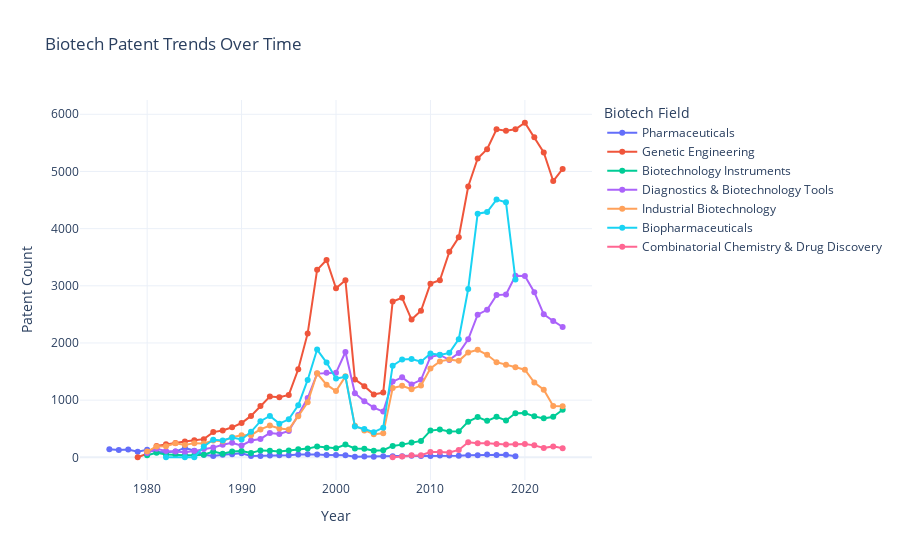

Write notebook code for a chart like this one.
### Markdown cell above
Visualize trend over time of the utilization of the given IPC codes. Note that the IPC classification has evolved over time. As such, this trend may not be directly representative of underlying patenting topic activity. It only represents IPC code utilization trends.

### Code cell
bt_pat_first_asgn_x_ipc["year"] = pd.to_datetime(bt_pat_first_asgn_x_ipc["patent_date"]).dt.year
df = bt_pat_first_asgn_x_ipc.groupby(["year", "biotech_field"]).size().reset_index(name="count")

px.line(
    df,
    x="year",
    y="count",
    color="biotech_field",
    markers=True,
    title="Biotech Patent Trends Over Time",
    labels={"year": "Year", "count": "Patent Count", "biotech_field": "Biotech Field"},
)

### Figure 1 — Plotly figure (JSON) as saved in the notebook; plotly's stock layout.template omitted (floating-point values rounded to 4 significant figures)
{"data": [{"hovertemplate": "Biotech Field=Pharmaceuticals<br>Year=%{x}<br>Patent Count=%{y}<extra></extra>", "legendgroup": "Pharmaceuticals", "line": {"color": "#636efa", "dash": "solid"}, "marker": {"symbol": "circle"}, "mode": "lines+markers", "name": "Pharmaceuticals", "orientation": "v", "showlegend": true, "type": "scatter", "x": [1976, 1977, 1978, 1979, 1980, 1981, 1982, 1983, 1984, 1985, 1986, 1987, 1988, 1989, 1990, 1991, 1992, 1993, 1994, 1995, 1996, 1997, 1998, 1999, 2000, 2001, 2002, 2003, 2004, 2005, 2006, 2007, 2008, 2009, 2010, 2011, 2012, 2013, 2014, 2015, 2016, 2017, 2018, 2019], "xaxis": "x", "y": [140, 126, 135, 96, 131, 91, 88, 100, 164, 115, 44, 25, 45, 55, 69, 24, 25, 32, 36, 34, 49, 54, 47, 42, 40, 35, 9, 13, 11, 17, 20, 17, 29, 22, 21, 33, 31, 28, 35, 36, 50, 42, 46, 18], "yaxis": "y"}, {"hovertemplate": "Biotech Field=Genetic Engineering<br>Year=%{x}<br>Patent Count=%{y}<extra></extra>", "legendgroup": "Genetic Engineering", "line": {"color": "#EF553B", "dash": "solid"}, "marker": {"symbol": "circle"}, "mode": "lines+markers", "name": "Genetic Engineering", "orientation": "v", "showlegend": true, "type": "scatter", "x": [1979, 1980, 1981, 1982, 1983, 1984, 1985, 1986, 1987, 1988, 1989, 1990, 1991, 1992, 1993, 1994, 1995, 1996, 1997, 1998, 1999, 2000, 2001, 2002, 2003, 2004, 2005, 2006, 2007, 2008, 2009, 2010, 2011, 2012, 2013, 2014, 2015, 2016, 2017, 2018, 2019, 2020, 2021, 2022, 2023, 2024], "xaxis": "x", "y": [1, 63, 198, 228, 250, 277, 297, 318, 441, 469, 525, 600, 724, 899, 1062, 1051, 1092, 1540, 2167, 3279, 3452, 2958, 3097, 1362, 1245, 1098, 1132, 2725, 2789, 2410, 2563, 3038, 3096, 3594, 3849, 4736, 5226, 5389, 5738, 5714, 5737, 5852, 5597, 5332, 4832, 5044], "yaxis": "y"}, {"hovertemplate": "Biotech Field=Biotechnology Instruments<br>Year=%{x}<br>Patent Count=%{y}<extra></extra>", "legendgroup": "Biotechnology Instruments", "line": {"color": "#00cc96", "dash": "solid"}, "marker": {"symbol": "circle"}, "mode": "lines+markers", "name": "Biotechnology Instruments", "orientation": "v", "showlegend": true, "type": "scatter", "x": [1980, 1981, 1982, 1983, 1984, 1985, 1986, 1987, 1988, 1989, 1990, 1991, 1992, 1993, 1994, 1995, 1996, 1997, 1998, 1999, 2000, 2001, 2002, 2003, 2004, 2005, 2006, 2007, 2008, 2009, 2010, 2011, 2012, 2013, 2014, 2015, 2016, 2017, 2018, 2019, 2020, 2021, 2022, 2023, 2024], "xaxis": "x", "y": [37, 79, 47, 48, 36, 35, 45, 102, 64, 102, 109, 77, 121, 114, 101, 121, 142, 152, 187, 167, 160, 222, 155, 148, 114, 124, 199, 222, 261, 287, 467, 487, 453, 454, 624, 703, 638, 709, 645, 771, 773, 716, 681, 708, 832], "yaxis": "y"}, {"hovertemplate": "Biotech Field=Diagnostics & Biotechnology Tools<br>Year=%{x}<br>Patent Count=%{y}<extra></extra>", "legendgroup": "Diagnostics & Biotechnology Tools", "line": {"color": "#ab63fa", "dash": "solid"}, "marker": {"symbol": "circle"}, "mode": "lines+markers", "name": "Diagnostics & Biotechnology Tools", "orientation": "v", "showlegend": true, "type": "scatter", "x": [1980, 1981, 1982, 1983, 1984, 1985, 1986, 1987, 1988, 1989, 1990, 1991, 1992, 1993, 1994, 1995, 1996, 1997, 1998, 1999, 2000, 2001, 2002, 2003, 2004, 2005, 2006, 2007, 2008, 2009, 2010, 2011, 2012, 2013, 2014, 2015, 2016, 2017, 2018, 2019, 2020, 2021, 2022, 2023, 2024], "xaxis": "x", "y": [74, 149, 112, 100, 87, 111, 146, 170, 221, 255, 205, 294, 321, 426, 409, 460, 741, 1036, 1464, 1477, 1477, 1842, 1121, 980, 870, 800, 1324, 1399, 1275, 1356, 1758, 1790, 1704, 1823, 2065, 2495, 2580, 2837, 2849, 3174, 3173, 2889, 2502, 2385, 2279], "yaxis": "y"}, {"hovertemplate": "Biotech Field=Industrial Biotechnology<br>Year=%{x}<br>Patent Count=%{y}<extra></extra>", "legendgroup": "Industrial Biotechnology", "line": {"color": "#FFA15A", "dash": "solid"}, "marker": {"symbol": "circle"}, "mode": "lines+markers", "name": "Industrial Biotechnology", "orientation": "v", "showlegend": true, "type": "scatter", "x": [1980, 1981, 1982, 1983, 1984, 1985, 1986, 1987, 1988, 1989, 1990, 1991, 1992, 1993, 1994, 1995, 1996, 1997, 1998, 1999, 2000, 2001, 2002, 2003, 2004, 2005, 2006, 2007, 2008, 2009, 2010, 2011, 2012, 2013, 2014, 2015, 2016, 2017, 2018, 2019, 2020, 2021, 2022, 2023, 2024], "xaxis": "x", "y": [101, 190, 193, 246, 214, 248, 242, 294, 282, 353, 386, 388, 488, 556, 503, 488, 719, 963, 1470, 1270, 1159, 1416, 550, 469, 402, 419, 1213, 1252, 1190, 1255, 1554, 1678, 1709, 1687, 1833, 1880, 1793, 1664, 1617, 1577, 1532, 1307, 1182, 898, 893], "yaxis": "y"}, {"hovertemplate": "Biotech Field=Biopharmaceuticals<br>Year=%{x}<br>Patent Count=%{y}<extra></extra>", "legendgroup": "Biopharmaceuticals", "line": {"color": "#19d3f3", "dash": "solid"}, "marker": {"symbol": "circle"}, "mode": "lines+markers", "name": "Biopharmaceuticals", "orientation": "v", "showlegend": true, "type": "scatter", "x": [1982, 1984, 1985, 1986, 1987, 1988, 1989, 1990, 1991, 1992, 1993, 1994, 1995, 1996, 1997, 1998, 1999, 2000, 2001, 2002, 2003, 2004, 2005, 2006, 2007, 2008, 2009, 2010, 2011, 2012, 2013, 2014, 2015, 2016, 2017, 2018, 2019], "xaxis": "x", "y": [1, 2, 3, 189, 307, 293, 346, 311, 445, 632, 723, 589, 665, 910, 1353, 1885, 1657, 1377, 1407, 539, 496, 439, 518, 1602, 1712, 1719, 1673, 1816, 1792, 1827, 2066, 2943, 4261, 4291, 4508, 4460, 3111], "yaxis": "y"}, {"hovertemplate": "Biotech Field=Combinatorial Chemistry & Drug Discovery<br>Year=%{x}<br>Patent Count=%{y}<extra></extra>", "legendgroup": "Combinatorial Chemistry & Drug Discovery", "line": {"color": "#FF6692", "dash": "solid"}, "marker": {"symbol": "circle"}, "mode": "lines+markers", "name": "Combinatorial Chemistry & Drug Discovery", "orientation": "v", "showlegend": true, "type": "scatter", "x": [2006, 2007, 2008, 2009, 2010, 2011, 2012, 2013, 2014, 2015, 2016, 2017, 2018, 2019, 2020, 2021, 2022, 2023, 2024], "xaxis": "x", "y": [3, 14, 34, 36, 91, 95, 83, 129, 263, 246, 246, 232, 225, 227, 232, 209, 164, 191, 158], "yaxis": "y"}], "layout": {"legend": {"title": {"text": "Biotech Field"}, "tracegroupgap": 0}, "title": {"text": "Biotech Patent Trends Over Time"}, "xaxis": {"anchor": "y", "domain": [0, 1], "title": {"text": "Year"}}, "yaxis": {"anchor": "x", "domain": [0, 1], "title": {"text": "Patent Count"}}}}
